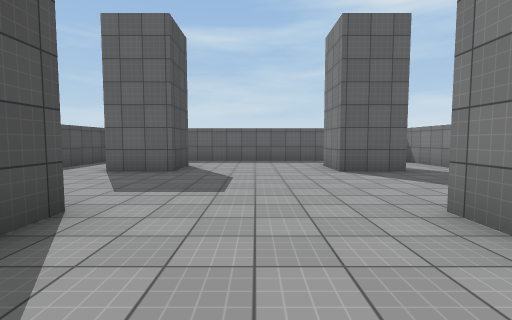
view 1 (above)

18 first-person views from a walk through a scene from a Unity 3-D project. The camera is 1.4 m above the floor, tilts 4° down and sees 85° across. The floor is counted in squares, 2 m on a side. Each view is taken from the middle of a square. On the plan, view 1 faces up. The plan holds only what a view shows up to about 9 squares ahead; the rest is blank. The place goes on beyond the plan. Surface patterns are stand-ins for the level's own textures.

view 2
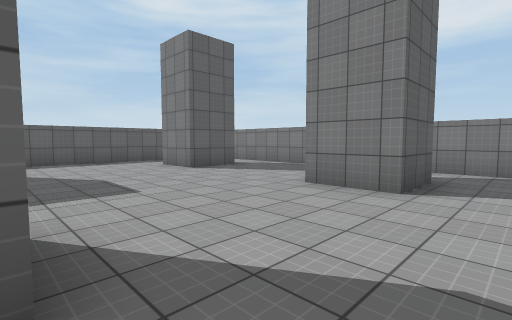

view 3
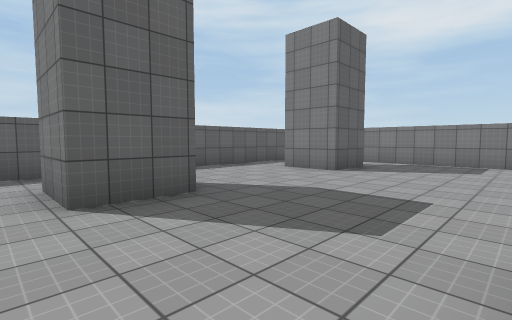

view 4
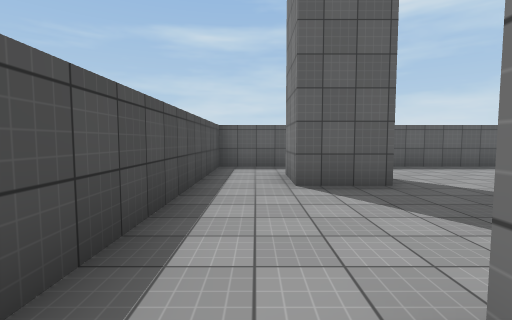

view 5
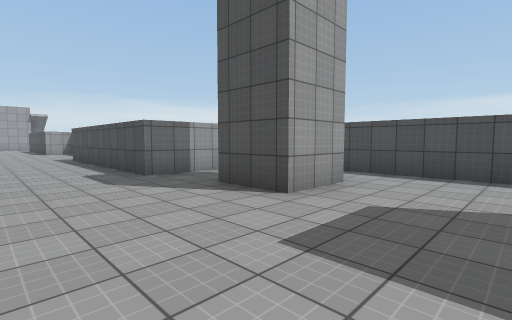

view 6
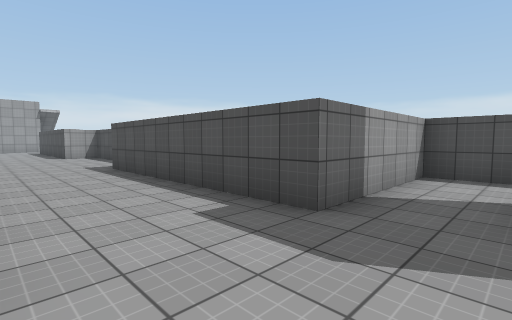

view 7
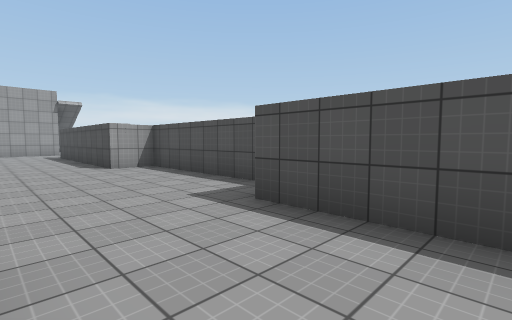

view 8
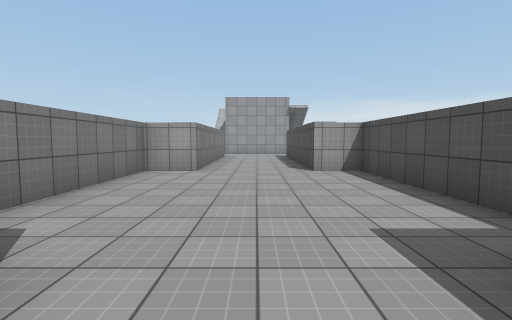

view 9
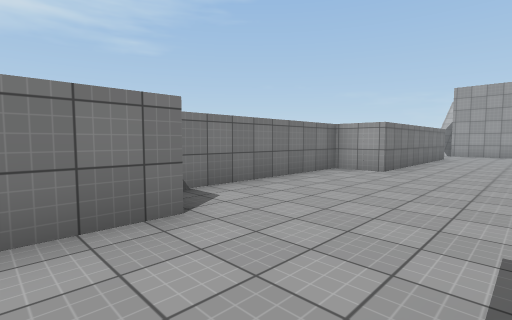

view 10
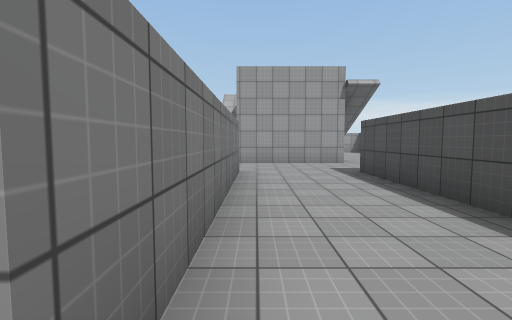

view 11
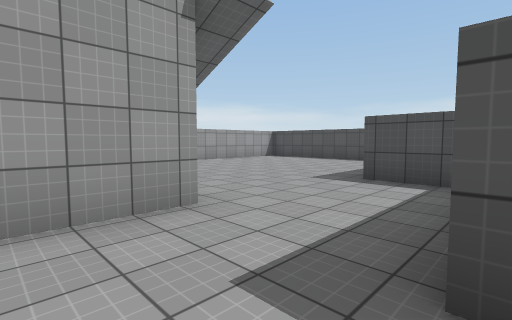

view 12
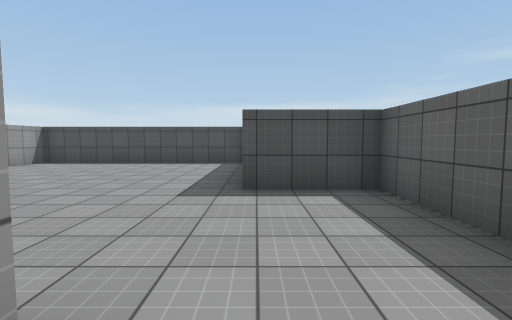

view 13
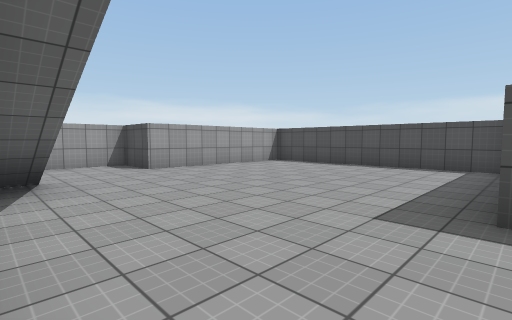

view 14
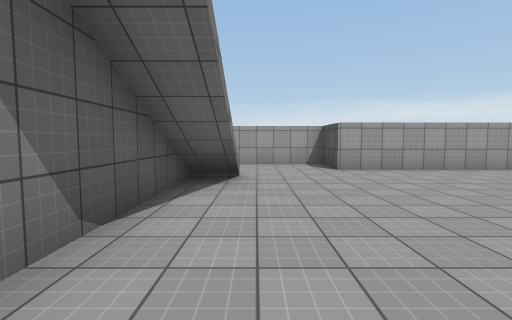

view 15
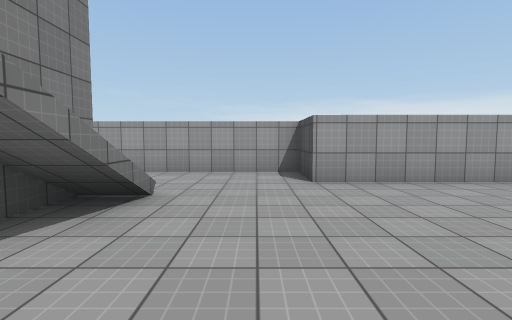

view 16
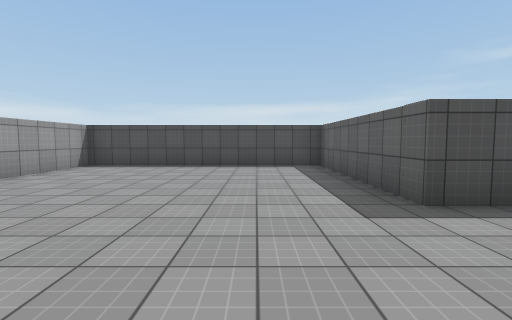

view 17
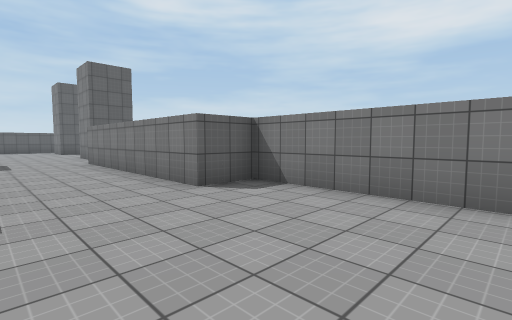

view 18
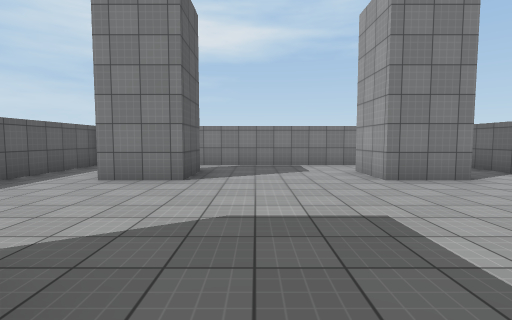

### Floor plan
Ten units are one square. View 1 is at (0, 0); x grows to the right and y downward. Boxes are objects, and circles mark ways between rooms. Rooms are numbered by the first view taken in them; rooms with no view inside come last. Other rooms are left out.
<svg viewBox="-102 -100 157 377">
<path fill="none" stroke="#000" d="M-36 5 -14 5 -14 64M35 -12 19 -12 19 -27 35 -27M-35 -27 -19 -27 -19 -11M-24 74 -24 114 -14 114 -14 172M50 -14 50 -76M35 -63 19 -63 19 -79M-19 -79 -19 -63 -34 -63 -34 -79M-50 -75 -50 -15M35 -95 -11 -95M14 172 14 114 26 114 26 64 14 64 14 5M-18 196 4 196M-17 248 -17 202M-29 172 -50 172 -50 192 -97 192 -97 257 -50 257 -50 272 -25 272M50 -2 50 -14M29 5 41 5M-50 -15 -50 5 -36 5M50 -95 35 -95M50 -76 50 -91M-31 -95 -50 -95 -50 -75"/>
<circle cx="-20" cy="185" r="3" fill="#2a7"/>
<circle cx="25" cy="-5" r="3" fill="#2a7"/>
<circle cx="40" cy="-20" r="3" fill="#2a7"/>
<circle cx="-25" cy="-5" r="3" fill="#2a7"/>
<circle cx="-40" cy="-20" r="3" fill="#2a7"/>
<circle cx="25" cy="-85" r="3" fill="#2a7"/>
<circle cx="40" cy="-70" r="3" fill="#2a7"/>
<circle cx="-25" cy="-85" r="3" fill="#2a7"/>
<circle cx="-40" cy="-70" r="3" fill="#2a7"/>
<text x="0" y="20">1</text>
<text x="-50" y="220">2</text>
<text x="40" y="-10">3</text>
<text x="-40" y="-10">4</text>
<text x="40" y="-90">5</text>
<text x="-40" y="-90">6</text>
</svg>
Room 1 opens to room 2. Room 1 opens to room 3. Room 1 opens to room 4. Room 1 opens to room 5. Room 1 opens to room 6.

Where each view was taken, in squares from view 1:
view 1: 0 up, 0 right, facing up
view 2: 0 up, 2 left, facing up-right
view 3: 3 up, 4 left, facing up-right
view 4: 2 up, 4 left, facing up
view 5: 5 up, 1 right, facing down-left
view 6: 1 up, 1 right, facing down-left
view 7: 4 down, 1 right, facing down-left
view 8: 5 down, 0 right, facing down
view 9: 5 down, 1 left, facing down-right
view 10: 11 down, 1 right, facing down
view 11: 17 down, 0 right, facing down-left
view 12: 19 down, 1 left, facing left
view 13: 19 down, 2 left, facing down-left
view 14: 19 down, 3 left, facing down
view 15: 21 down, 4 left, facing down
view 16: 21 down, 2 left, facing left
view 17: 10 down, 1 left, facing up-right
view 18: 5 up, 3 left, facing right
